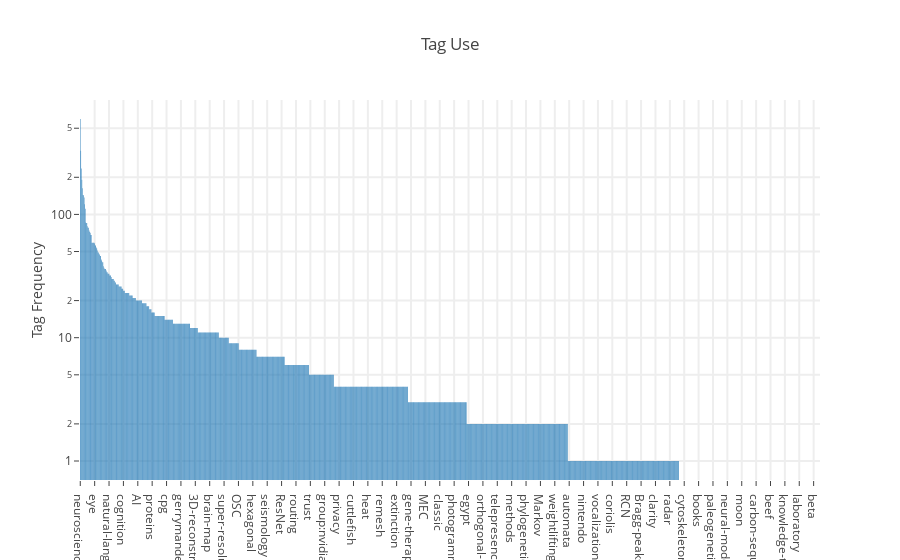

The cell this chart's notebook holds for it:
### Code cell
sorted_tags = sorted(tags.items(), key=lambda x: x[1], reverse=True)

plotly.offline.iplot(plotly.graph_objs.Figure(
    data=[
        Bar(
            x=[i[0] for i in sorted_tags],
            y=[i[1] for i in sorted_tags],
        )
    ], layout=Layout(
    title= 'Tag Use',
    hovermode= 'closest',
    xaxis= dict(
#         title= 'Tag',
        ticklen= 5,
        zeroline= False,
        gridwidth= 2,
#         dtick=1
    ),
    yaxis=dict(
        title= 'Tag Frequency',
        ticklen= 5,
        gridwidth= 2,
        type="log"
        
    ),
    showlegend= False
)))

### Figure 1 — Plotly figure (JSON) as saved in the notebook; plotly's stock layout.template omitted (floating-point values rounded to 4 significant figures; data arrays with more than 128 entries replaced by an {"elided": "..."} marker saying what was removed)
{"data": [{"type": "bar", "uid": "7c052ef0-a00c-11e8-9409-9801a796a197", "x": {"elided": "1338 str values"}, "y": {"elided": "1338 int values"}}], "layout": {"hovermode": "closest", "showlegend": false, "title": "Tag Use", "xaxis": {"gridwidth": 2, "ticklen": 5, "zeroline": false}, "yaxis": {"gridwidth": 2, "ticklen": 5, "title": "Tag Frequency", "type": "log"}}}
